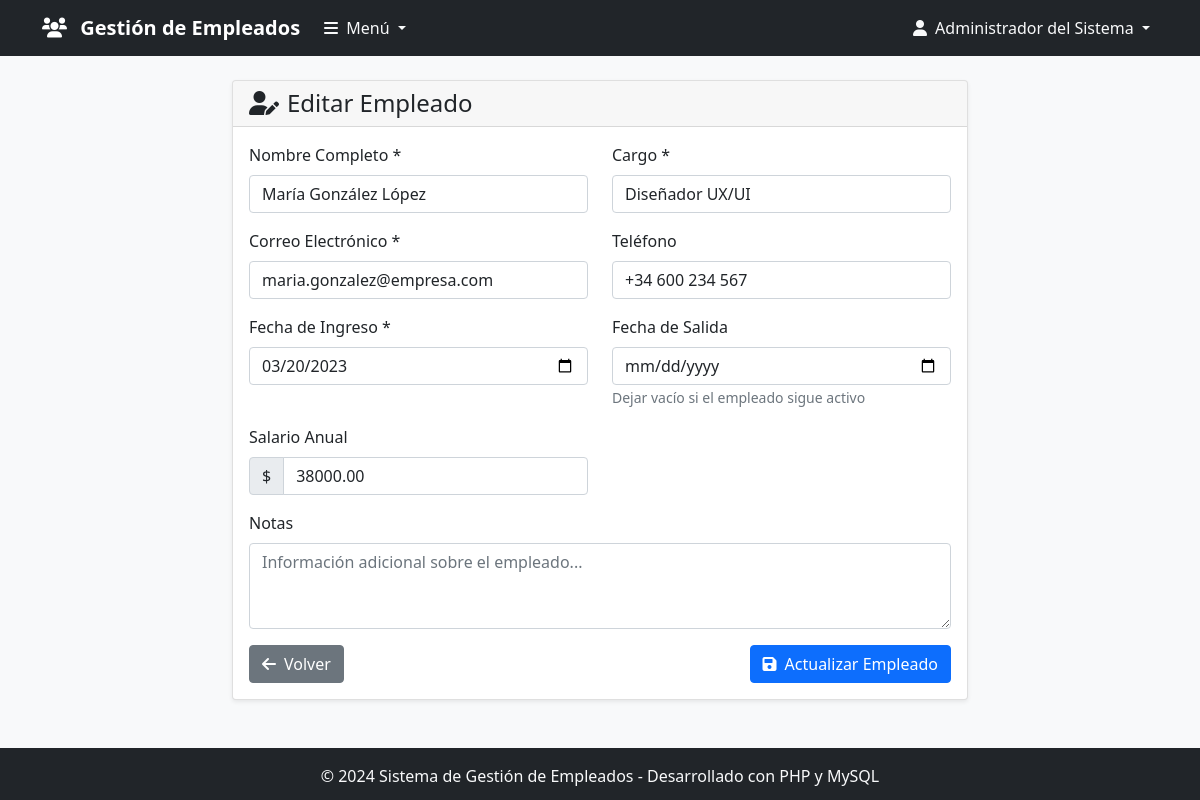
The app's page /editar.php?id=2 (signed in) with its own data.
### tables this page shows
CREATE TABLE IF NOT EXISTS empleados (
    id INT AUTO_INCREMENT PRIMARY KEY,
    nombre_completo VARCHAR(100) NOT NULL,
    rol_id INT NOT NULL,
    correo_electronico VARCHAR(100) NOT NULL UNIQUE,
    telefono VARCHAR(20),
    fecha_ingreso DATE NOT NULL,
    fecha_salida DATE NULL,
    salario DECIMAL(10,2),
    activo BOOLEAN DEFAULT TRUE,
    notas TEXT,
    creado_por INT,
    fecha_creacion TIMESTAMP DEFAULT CURRENT_TIMESTAMP,
    fecha_actualizacion TIMESTAMP DEFAULT CURRENT_TIMESTAMP ON UPDATE CURRENT_TIMESTAMP,
    FOREIGN KEY (rol_id) REFERENCES roles(id),
    FOREIGN KEY (creado_por) REFERENCES usuarios(id)
);

### models/Empleado.php (called while the page is built, shortened)
<?php
class Empleado {
    private $conn;
    private $table_name = "empleados";
    public $id;
    public function __construct($db) {
        $this->conn = $db;
    }
    public function leerUno() {
        $query = "SELECT e.id, e.nombre_completo, e.rol_id, r.nombre_cargo, r.departamento,
                         e.correo_electronico, e.telefono, e.fecha_ingreso, e.fecha_salida,
                         e.salario, e.activo, e.notas
                  FROM " . $this->table_name . " e
                  INNER JOIN roles r ON e.rol_id = r.id
                  WHERE e.id = ? LIMIT 0,1";
        $stmt = $this->conn->prepare($query);
        $stmt->bindParam(1, $this->id);
        $stmt->execute();
        $row = $stmt->fetch(PDO::FETCH_ASSOC);
        if($row) {
            $this->nombre_completo = $row['nombre_completo'];
            $this->rol_id = $row['rol_id'];
            $this->correo_electronico = $row['correo_electronico'];
            $this->telefono = $row['telefono'];
            $this->fecha_ingreso = $row['fecha_ingreso'];
            $this->fecha_salida = $row['fecha_salida'];
            $this->salario = $row['salario'];
            return true;
        }
        return false;
    }
    public function obtenerRoles() {
        $query = "SELECT id, nombre_cargo, departamento FROM roles WHERE activo = 1 ORDER BY departamento, nombre_cargo";
        $stmt = $this->conn->prepare($query);
        $stmt->execute();
        return $stmt->fetchAll(PDO::FETCH_ASSOC);
    }
}
?>

### editar.php (the view, shortened to what this page needs)
<?php
require_once 'models/Empleado.php';
$database = new Database();
$db = $database->getConnection();
$empleado = new Empleado($db);
$empleado->id = $_GET['id'];
if(!$empleado->leerUno()) {
    header("Location: index.php");
    exit();
}
$roles = $empleado->obtenerRoles();
include_once 'includes/header.php';
?>
<div class="row justify-content-center">
    <div class="col-md-8">
        <div class="card">
            <div class="card-header">
                <h4 class="mb-0">
                    <i class="fas fa-user-edit me-2"></i>Editar Empleado
                </h4>
            </div>
            <div class="card-body">
                <form method="POST" action="" id="empleadoForm">
                    <div class="row">
                        <div class="col-md-6">
                            <div class="mb-3">
                                <label for="nombre_completo" class="form-label">Nombre Completo *</label>
                                <input type="text"
                                       class="form-control"
                                       id="nombre_completo"
                                       name="nombre_completo"
                                       value="<?php echo isset($_POST['nombre_completo']) ? htmlspecialchars($_POST['nombre_completo']) : htmlspecialchars($empleado->nombre_completo); ?>"
                                       required>
                            </div>
                        </div>
                        <div class="col-md-6">
                            <div class="mb-3">
                                <label for="rol_id" class="form-label">Cargo *</label>
                                <select class="form-control" id="rol_id" name="rol_id" required>
                                    <?php
                                    $departamento_actual = '';
                                    foreach($roles as $rol):
                                        if($departamento_actual != $rol['departamento']):
                                            if($departamento_actual != '') echo '</optgroup>';
                                            echo '<optgroup label="' . htmlspecialchars($rol['departamento']) . '">';
                                            $departamento_actual = $rol['departamento'];
                                        endif;
                                        $selected = (isset($_POST['rol_id']) ? $_POST['rol_id'] : $empleado->rol_id) == $rol['id'] ? 'selected' : '';
                                    ?>
                                        <option value="<?php echo $rol['id']; ?>" <?php echo $selected; ?>>
                                            <?php echo htmlspecialchars($rol['nombre_cargo']); ?>
                                        </option>
                                    <?php endforeach; ?>
                                    <?php if($departamento_actual != '') echo '</optgroup>'; ?>
                                </select>
                            </div>
                        </div>
                    </div>
                    <div class="row">
                        <div class="col-md-6">
                            <div class="mb-3">
                                <label for="correo_electronico" class="form-label">Correo Electrónico *</label>
                                <input type="email"
                                       class="form-control"
                                       id="correo_electronico"
                                       name="correo_electronico"
                                       value="<?php echo isset($_POST['correo_electronico']) ? htmlspecialchars($_POST['correo_electronico']) : htmlspecialchars($empleado->correo_electronico); ?>"
                                       required>
                            </div>
                        </div>
                        <div class="col-md-6">
                            <div class="mb-3">
                                <label for="telefono" class="form-label">Teléfono</label>
                                <input type="tel"
                                       class="form-control"
                                       id="telefono"
                                       name="telefono"
                                       value="<?php echo isset($_POST['telefono']) ? htmlspecialchars($_POST['telefono']) : htmlspecialchars($empleado->telefono); ?>"
                                       placeholder="+34 600 123 456">
                            </div>
                        </div>
                    </div>
                    <div class="row">
                        <div class="col-md-6">
                            <div class="mb-3">
                                <label for="fecha_ingreso" class="form-label">Fecha de Ingreso *</label>
                                <input type="date"
                                       class="form-control"
                                       id="fecha_ingreso"
                                       name="fecha_ingreso"
                                       value="<?php echo isset($_POST['fecha_ingreso']) ? $_POST['fecha_ingreso'] : $empleado->fecha_ingreso; ?>"
                                       required>
                            </div>
                        </div>
                        <div class="col-md-6">
                            <div class="mb-3">
                                <label for="fecha_salida" class="form-label">Fecha de Salida</label>
                                <input type="date"
                                       class="form-control"
                                       id="fecha_salida"
                                       name="fecha_salida"
                                       value="<?php echo isset($_POST['fecha_salida']) ? $_POST['fecha_salida'] : $empleado->fecha_salida; ?>">
                                <small class="form-text text-muted">Dejar vacío si el empleado sigue activo</small>
                            </div>
                        </div>
                    </div>
                    <div class="row">
                        <div class="col-md-6">
                            <div class="mb-3">
                                <label for="salario" class="form-label">Salario Anual</label>
                                <div class="input-group">
                                    <span class="input-group-text">$</span>
                                    <input type="number"
                                           class="form-control"
                                           id="salario"
                                           name="salario"
                                           value="<?php echo isset($_POST['salario']) ? $_POST['salario'] : $empleado->salario; ?>"
                                           step="0.01"
                                           min="0"
                                           placeholder="45000.00">
                                </div>
                            </div>
                        </div>
                    </div>
                    <div class="mb-3">
                        <label for="notas" class="form-label">Notas</label>
                        <textarea class="form-control"
                                  id="notas"
                                  name="notas"
                                  rows="3"
                                  placeholder="Información adicional sobre el empleado..."><?php echo isset($_POST['notas']) ? htmlspecialchars($_POST['notas']) : htmlspecialchars($empleado->notas); ?></textarea>
                    </div>
                    <div class="d-flex justify-content-between">
                        <a href="index.php" class="btn btn-secondary">
                            <i class="fas fa-arrow-left me-2"></i>Volver
                        </a>
                        <button type="submit" class="btn btn-primary" id="submitBtn">
                            <i class="fas fa-save me-2"></i>Actualizar Empleado
                        </button>
                    </div>
                </form>
            </div>
        </div>
    </div>
</div>
<?php include_once 'includes/footer.php'; ?>

### includes/header.php (style rules this page uses)
body { background-color: #f8f9fa; }
.card { box-shadow: 0 0.125rem 0.25rem rgba(0, 0, 0, 0.075); border: 1px solid rgba(0, 0, 0, 0.125); }

### records on screen
empleados: nombre_completo "María González López", correo_electronico "maria.gonzalez@empresa.com", telefono "+34 600 234 567", fecha_ingreso "03/20/2023", salario "38000.00"

### other values on screen
$usuario_actual['nombre_completo'] "Administrador del Sistema"
form field rol_id "Diseñador UX/UI"
